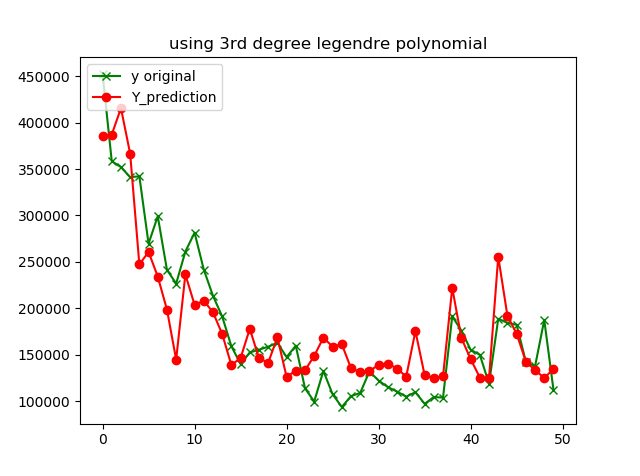

This chart was generated by the following Python code:
import matplotlib.pyplot as plt
import numpy as np
import pandas as pd

# The result for this case using 50 datapoints is
#     [-0.08229602  0.52726302 - 0.09916695 - 0.16669065][0.63815072]
# The    r2    score    on    the    training    data is 0.7707040090291927

# The result for this case using 500 datapoints is
# [ 0.25132578  0.13831302 -0.40664837 -0.37903709] [0.19723916]
# The r2 score on the training data is  0.5213129429474388

df = pd.read_csv("F://PycharmProjects//Zero_to_deep_learning//cal_housing.csv")
# df.info()
# print(df.head(10))

df = df.loc[:500, :]

# X = df[['medianincome']].values
X_train = df[['medianincome']].values

# y_true = df[['medianHouseValue']].values
y_train = df[['medianHouseValue']].values

from sklearn.model_selection import train_test_split
from sklearn.preprocessing import MinMaxScaler, StandardScaler

# X_train, X_test, y_train, y_test = train_test_split(X, y_true, test_size=0.3, shuffle=True)

xs = MinMaxScaler(feature_range= (-1, 1))
xs.fit(X_train)
X_train_transformed = xs.transform(X_train)

ys = MinMaxScaler()
ys.fit(y_train)
y_train_transformed = ys.transform(y_train)

def Tx(a):
    Tx_values = [0, 0, 0, 0]
    Tx_values[0] = 1
    Tx_values[1] = a
    Tx_values[2] = (1/2)*(3*(a**2)-1)
    Tx_values[3] = (1/2)*(5*(a**3)-3*a)
    return Tx_values

# Weights = [0.5, 0.5, 0.5]

def output(Weights, Tx_values):
    calc_output = 0
    for i in range(len(Weights)):
        calc_output += Tx_values[i]*Weights[i]
    return calc_output

def model(X_train, y_train, epochs, learning_rate):
    n = len(X_train)
    m = [0, 0, 0, 0]
    v = [0, 0, 0, 0]
    bias_m = 0
    bias_v = 00.
    epsilon = 0.00000001
    # bias = 1.0
    beta_1 = 0.9
    beta_2 = 0.999
    Weights = (np.random.randn(1,4))*np.sqrt(2/3)
    print(Weights)
    Weights = Weights[0]
    # Weights = [-0.02345428, 0.44043124, -0.01990337]
    bias = 1
    for no_of_epochs in range(epochs):
        gradient = [0, 0, 0, 0]
        bias_gradient = 0
        for i in range(len(X_train)):
            Tx_values = Tx(X_train[i])

            calc_output = output(Weights, Tx_values)+bias
            calc_output = max(0, calc_output)
            loss = 0
            for j in range(len(gradient)):
                loss += (1/n)*((calc_output-y_train[i])**2)
                gradient[j] += (2/n)*(calc_output-y_train[i])*(Tx_values[j])
            bias_gradient += (2/n)*(calc_output-y_train[i])

        print("Epoch:" + str(no_of_epochs) + "      Loss :" + str(loss))

        bias_m = beta_1 * bias_m + (1 - beta_1) * (bias_gradient)
        bias_v = beta_2 * bias_v + (1 - beta_2) * (bias_gradient ** 2)

        bias_m_cap = bias_m / (1 - beta_1**(no_of_epochs + 1))
        bias_v_cap = bias_v / (1 - beta_2**(no_of_epochs + 1))

        bias = bias - (learning_rate) * (bias_m_cap) / ((bias_v_cap) ** (0.5) + epsilon)

        for j in range(len(Weights)):

            m[j] = beta_1*m[j] + (1 - beta_1)*(gradient[j])
            v[j] = beta_2*v[j] + (1 - beta_2)*(gradient[j]**2)

            m_cap = m[j]/(1 - beta_1**(no_of_epochs + 1))
            v_cap = v[j]/(1 - beta_2**(no_of_epochs + 1))

            Weights[j] = Weights[j] - (learning_rate)*(m_cap)/((v_cap)**(0.5) + epsilon)

    return Weights, bias

epochs = 2000

learning_rate = 0.001

# X_train = [5.6431, 7.2574]
# y_train = [314300, 352100]

Weights, bias = model(X_train_transformed, y_train_transformed, epochs, learning_rate)

def predict(X_test, Weights, bias):
    y_predicted = []
    for i in range(len(X_test)):
        Tx_values = Tx(X_test[i])
        output = 0
        for j in range(len(Weights)):
            output += Weights[j]*Tx_values[j]
        output += bias
        output = max(0, output)
        y_predicted.append(output)
    return y_predicted

print(Weights, bias)

y_predicted = predict(X_train_transformed, Weights, bias)
y_predicted = np.asarray(y_predicted)
y_predicted = y_predicted.reshape(-1, 1)
print(type(y_predicted))
y_predicted = ys.inverse_transform(y_predicted)
y_train = ys.inverse_transform(y_train_transformed)

#
# for i in range(len(y_train)):
#     print(y_predicted[i], y_train[i])

plt.plot(y_train[:50, 0], color = 'green', label = 'y original', marker = 'x')
plt.plot(y_predicted[:50, 0], color = 'red', label = 'Y_prediction', marker = 'o')
plt.title("using 3rd degree legendre polynomial")
plt.legend(loc = 'upper left')
plt.show()

plt.show()

from sklearn.metrics import r2_score
print("The r2 score on the training data is ", r2_score(y_train, y_predicted))
